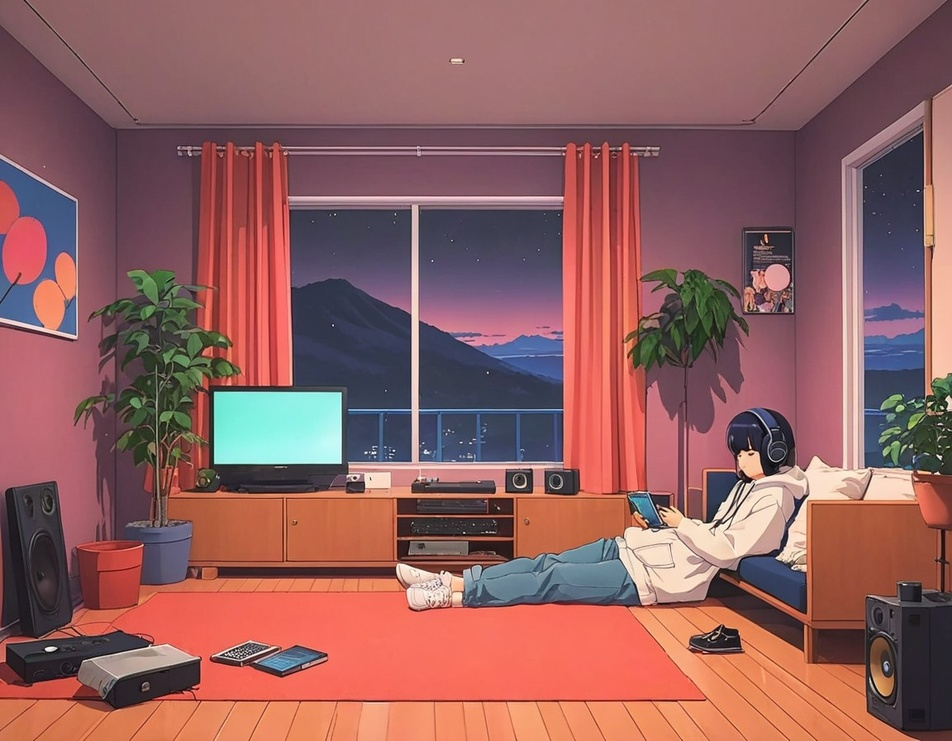
#> input picture Image Filters/your_image.jpg, 952 x 741 px, shrunk from 1152 x 896 before the run
$ python custom_neon_glow.py
#> lines starting #> are read from the running program, lines starting #| are printed output that depends on the picture
import cv2
import numpy as np
import os
import shutil
import imageio
import matplotlib.pyplot as plt
import threading

# Load the image
image_path = 'your_image.jpg'  # Replace with your image path
image = cv2.imread(image_path)
#> image is the input picture: shape (741, 952, 3); mean B, G, R 95.3, 96.5, 146.3

if image is None:
    raise FileNotFoundError(f"Image not found at path: {image_path}")

# Ensure the output directory exists and delete it if it does
output_dir = 'output_frames'
if os.path.exists(output_dir):
    shutil.rmtree(output_dir)
os.makedirs(output_dir, exist_ok=True)

# Function to apply a sepia filter
def apply_sepia(image):
    sepia_filter = np.array([[0.272, 0.534, 0.131],
                             [0.349, 0.686, 0.168],
                             [0.393, 0.769, 0.189]])
    sepia_image = cv2.transform(image, sepia_filter)
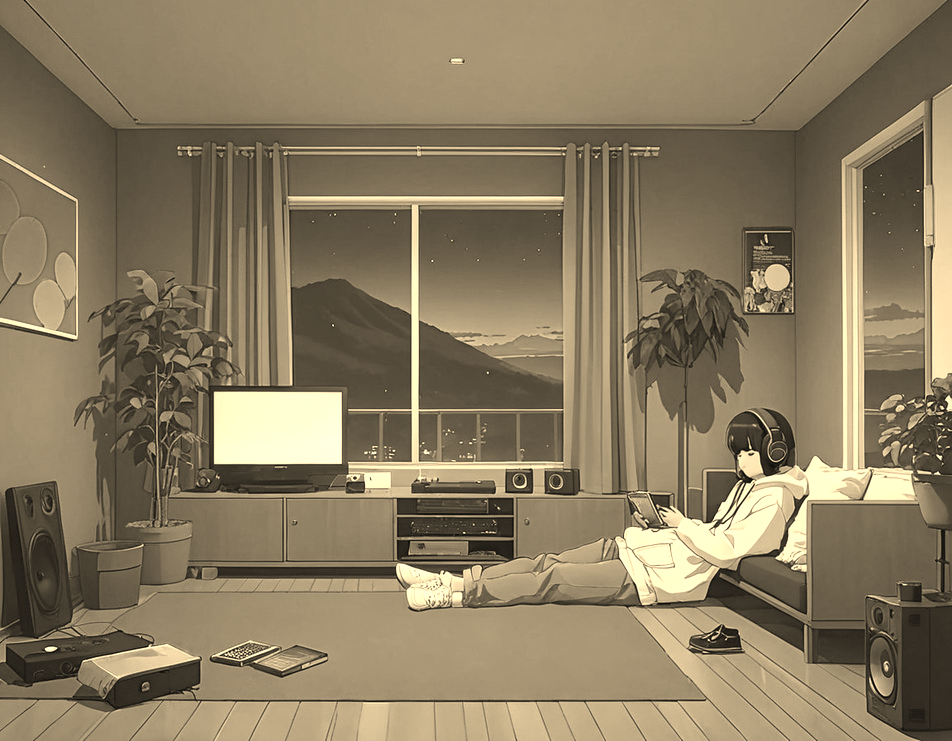
#> sepia_image: shape (741, 952, 3); mean B, G, R 96.7, 123.6, 137.7
    sepia_image = np.clip(sepia_image, 0, 255)  # Ensure pixel values are valid
    return sepia_image

# Function to apply a grayscale filter
def apply_grayscale(image):
    grayscale_image = cv2.cvtColor(image, cv2.COLOR_BGR2GRAY)
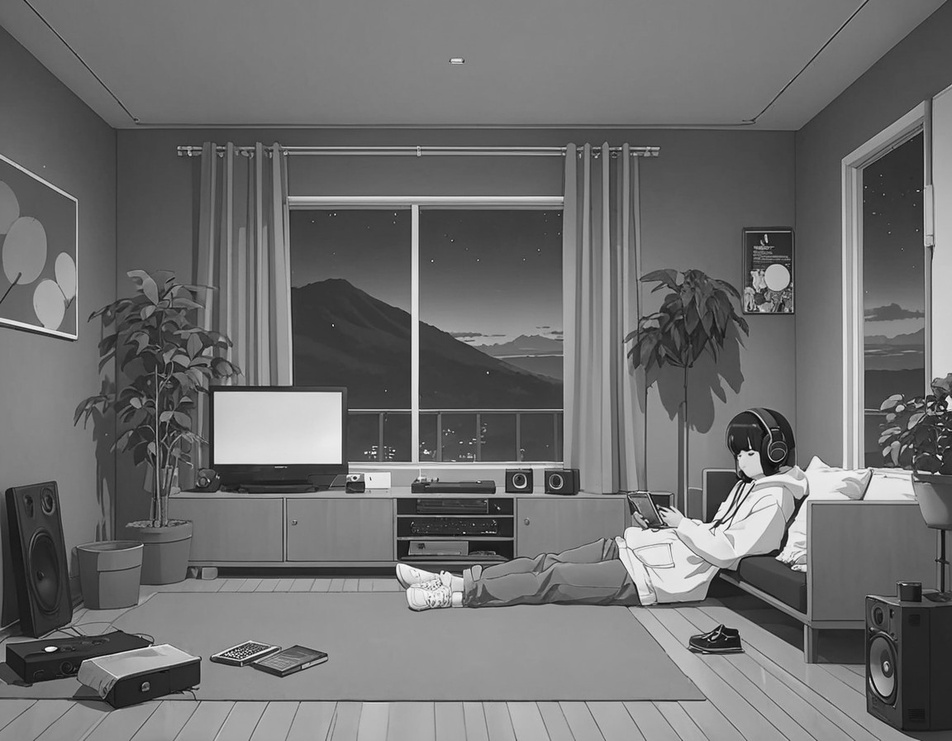
#> grayscale_image: shape (741, 952); min 0, max 253, mean 111.2
    return cv2.cvtColor(grayscale_image, cv2.COLOR_GRAY2BGR)  # Convert to 3 channels for consistency

# Function to apply a pink-tinted filter to a grayscale image
def apply_pink_tint(grayscale_image):
    # Create a pink tint by adding a pinkish hue to the grayscale image
    pink_tinted_image = grayscale_image.copy()
    pink_tinted_image[:, :, 0] = pink_tinted_image[:, :, 0] * 0.8  # Reduce blue channel
    pink_tinted_image[:, :, 1] = pink_tinted_image[:, :, 1] * 0.6  # Reduce green channel
    pink_tinted_image[:, :, 2] = pink_tinted_image[:, :, 2] * 1.5  # Enhance red channel
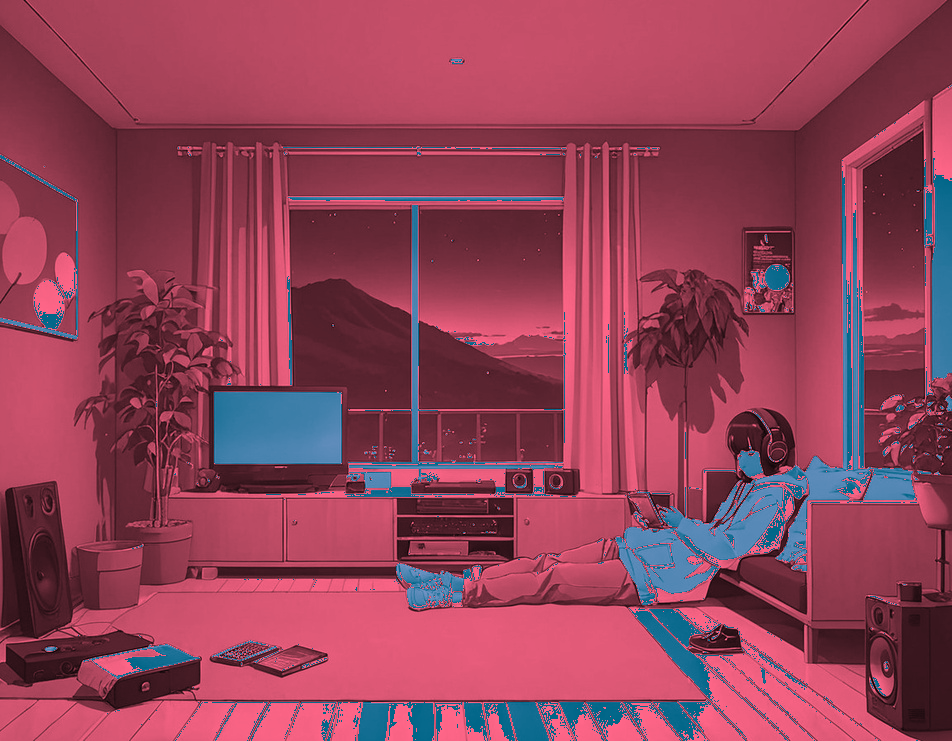
#> pink_tinted_image: shape (741, 952, 3); mean B, G, R 88.6, 66.3, 146.6
    pink_tinted_image = np.clip(pink_tinted_image, 0, 255)  # Ensure pixel values are valid
    return pink_tinted_image

# Function to apply a custom color filter
def apply_custom_color_filter(image, color_filter):
    custom_image = cv2.transform(image, color_filter)
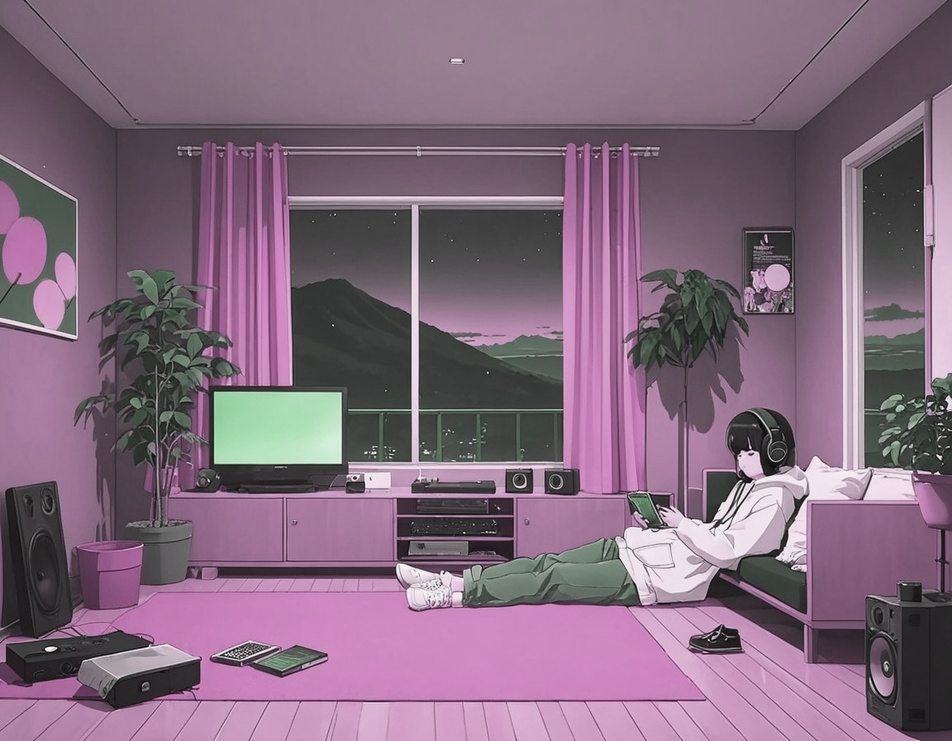
#> custom_image: shape (741, 952, 3); mean B, G, R 126.2, 106.4, 131.2
    custom_image = np.clip(custom_image, 0, 255)  # Ensure pixel values are valid
    return custom_image

# Function to apply a teal-orange filter
def apply_teal_orange_tint(image):
    teal_orange_filter = np.array([[0.6, 0.2, 0.2],
                                   [0.2, 0.7, 0.1],
                                   [0.2, 0.1, 0.7]])
    teal_orange_image = cv2.transform(image, teal_orange_filter)
    teal_orange_image = np.clip(teal_orange_image, 0, 255)  # Ensure pixel values are valid
    return teal_orange_image

# Function to apply a golden-hour filter
def apply_golden_hour_tint(image):
    golden_hour_filter = np.array([[1.0, 0.5, 0.1],
                                   [0.1, 0.8, 0.2],
                                   [0.05, 0.1, 0.9]])
    golden_hour_image = cv2.transform(image, golden_hour_filter)
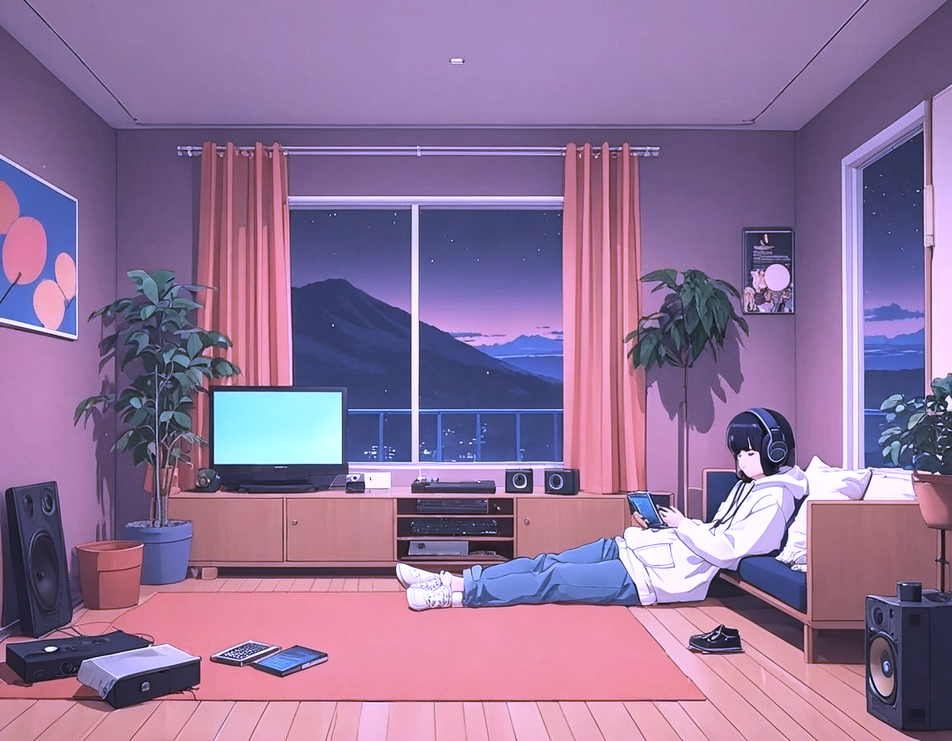
#> golden_hour_image: shape (741, 952, 3); mean B, G, R 154.2, 115.9, 146
    golden_hour_image = np.clip(golden_hour_image, 0, 255)  # Ensure pixel values are valid
    return golden_hour_image

# Function to apply a neon glow filter
def apply_neon_glow_filter(image):
    # Enhance the colors with a neon effect
    neon_filter = np.array([[1.5, 0.2, 0.2],
                            [0.2, 1.5, 0.2],
                            [0.2, 0.2, 1.5]])
    neon_image = cv2.transform(image, neon_filter)
    neon_image = np.clip(neon_image, 0, 255)  # Ensure pixel values are valid

    # Increase contrast for a more striking effect
    alpha = 1.4  # Contrast control
    beta = 20    # Brightness control
    neon_image = cv2.convertScaleAbs(neon_image, alpha=alpha, beta=beta)
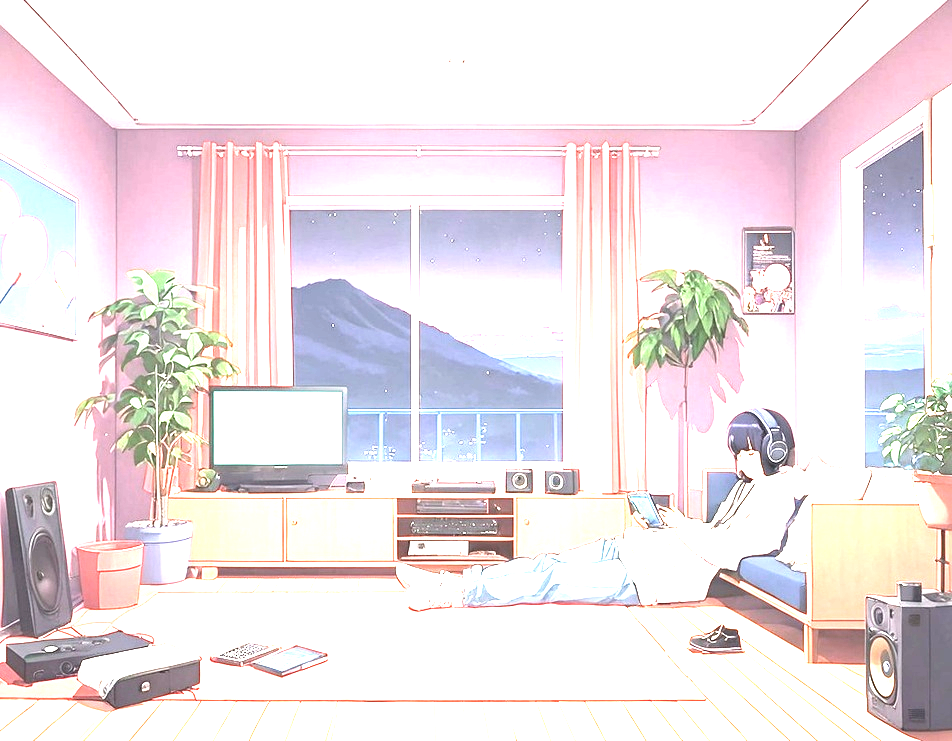
#> neon_image: shape (741, 952, 3); mean B, G, R 232.6, 229, 238

    return neon_image

# Define a custom color filter (example: blue-green tint)
custom_filter = np.array([[0.1, 0.3, 0.6],
                          [0.1, 0.7, 0.2],
                          [0.1, 0.2, 0.7]])

# Apply sepia filter
sepia_image = apply_sepia(image)

# Save and display the sepia image
sepia_image_path = 'sepia_image.jpg'
cv2.imwrite(sepia_image_path, sepia_image)

plt.imshow(cv2.cvtColor(sepia_image, cv2.COLOR_BGR2RGB))
plt.axis('off')
plt.title('Sepia Image')
plt.show()

print(f'Sepia image created and saved as "{sepia_image_path}".')

# Apply grayscale filter
grayscale_image = apply_grayscale(image)

# Save and display the grayscale image
grayscale_image_path = 'grayscale_image.jpg'
cv2.imwrite(grayscale_image_path, grayscale_image)

plt.imshow(cv2.cvtColor(grayscale_image, cv2.COLOR_BGR2RGB))
plt.axis('off')
plt.title('Grayscale Image')
plt.show()

print(f'Grayscale image created and saved as "{grayscale_image_path}".')

# Apply pink-tinted filter to the grayscale image
pink_tinted_image = apply_pink_tint(grayscale_image)

# Save and display the pink-tinted image
pink_tinted_image_path = 'pink_tinted_image.jpg'
cv2.imwrite(pink_tinted_image_path, pink_tinted_image)

plt.imshow(cv2.cvtColor(pink_tinted_image, cv2.COLOR_BGR2RGB))
plt.axis('off')
plt.title('Pink-Tinted Image')
plt.show()

print(f'Pink-tinted image created and saved as "{pink_tinted_image_path}".')

# Apply custom color filter
custom_image = apply_custom_color_filter(image, custom_filter)

# Save and display the custom color image
custom_image_path = 'custom_color_image.jpg'
cv2.imwrite(custom_image_path, custom_image)

plt.imshow(cv2.cvtColor(custom_image, cv2.COLOR_BGR2RGB))
plt.axis('off')
plt.title('Custom Color Image')
plt.show()

print(f'Custom color image created and saved as "{custom_image_path}".')

# Apply teal-orange filter
teal_orange_image = apply_teal_orange_tint(image)

# Save and display the teal-orange image
teal_orange_image_path = 'teal_orange_image.jpg'
cv2.imwrite(teal_orange_image_path, teal_orange_image)

plt.imshow(cv2.cvtColor(teal_orange_image, cv2.COLOR_BGR2RGB))
plt.axis('off')
plt.title('Teal-Orange Image')
plt.show()

print(f'Teal-orange image created and saved as "{teal_orange_image_path}".')

# Apply golden-hour filter
golden_hour_image = apply_golden_hour_tint(image)

# Save and display the golden-hour image
golden_hour_image_path = 'golden_hour_image.jpg'
cv2.imwrite(golden_hour_image_path, golden_hour_image)

plt.imshow(cv2.cvtColor(golden_hour_image, cv2.COLOR_BGR2RGB))
plt.axis('off')
plt.title('Golden-Hour Image')
plt.show()

print(f'Golden-hour image created and saved as "{golden_hour_image_path}".')

# Apply neon glow filter
neon_glow_image = apply_neon_glow_filter(image)

# Save and display the neon glow image
neon_glow_image_path = 'neon_glow_image.jpg'
cv2.imwrite(neon_glow_image_path, neon_glow_image)

plt.imshow(cv2.cvtColor(neon_glow_image, cv2.COLOR_BGR2RGB))
plt.axis('off')
plt.title('Neon Glow Image')
plt.show()

print(f'Neon glow image created and saved as "{neon_glow_image_path}".')
